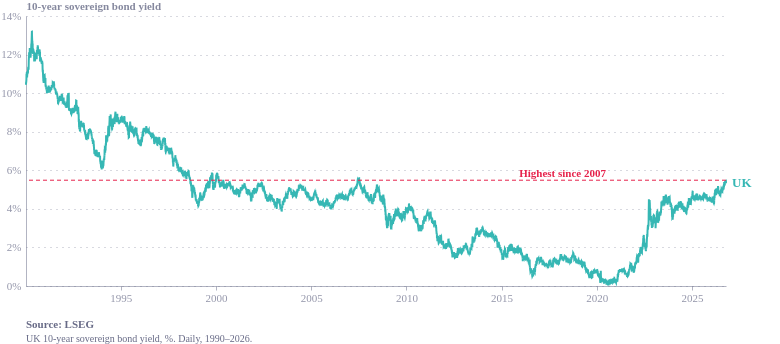

Notebook code cell kept with this figure:
### Code cell
import pandas as pd
import altair as alt
from ecostyles import EcoStyles

styles = EcoStyles(); styles.register_and_enable_theme()
alt.data_transformers.disable_max_rows()      # ~9,500 daily rows is over Altair's 5,000-row default

raw = pd.read_excel("../Data/10YT.xlsx")
raw = raw[~raw.iloc[:, 1].astype(str).str.strip().str.lower().eq("close")]

ric_to_country = {"GB10YT=RR":"United Kingdom","US10YT=RR":"United States","DE10YT=RR":"Germany",
    "FR10YT=RR":"France","IT10YT=RR":"Italy","JP10YT=RR":"Japan","CA10YT=RR":"Canada"}
raw = raw.rename(columns={raw.columns[0]:"date"})
raw.columns = ["date"] + [c.split(" ")[0] for c in raw.columns[1:]]
raw = raw.rename(columns=ric_to_country)

raw["date"] = pd.to_datetime(raw["date"], dayfirst=True, errors="coerce")
long = raw.melt(id_vars="date", var_name="country", value_name="yield")
long["yield"] = pd.to_numeric(long["yield"], errors="coerce")
long = long.dropna(subset=["date","yield"]).sort_values(["country","date"])

uk = long[long.country == "United Kingdom"].copy()
uk["series"] = "UK"
print(len(uk), uk["date"].min().date(), uk["date"].max().date())   # check the coverage

color = alt.Color("series:N", legend=None)

uk_line = alt.Chart(uk).mark_line(strokeWidth=2.0).encode(
    x=alt.X("date:T", axis=alt.Axis(format="%Y", tickCount=8), title=None),
    y=alt.Y("yield:Q", scale=alt.Scale(zero=True),
            title="10-year sovereign bond yield",
            axis=alt.Axis(labelExpr="datum.label + '%'")),
    color=color)

uk_label = alt.Chart(uk).mark_text(
    align="left", dx=6, fontSize=13, fontWeight="bold").encode(
    x=alt.X("date:T", aggregate="max"),
    y=alt.Y("yield:Q", aggregate={"argmax": "date"}),
    text=alt.value("UK"), color=color)

# recent peak + "highest since" year
recent = uk[uk["date"] >= "2022-01-01"]
peak_val = recent["yield"].max()
earlier = uk[(uk["date"] < "2021-01-01") & (uk["yield"] >= peak_val)]
since_label = (f"Highest since {earlier['date'].max().year}" if len(earlier)
               else f"Highest since {uk['date'].min().year}")
print(round(peak_val, 2), "|", since_label)                        # check this says what you expect

peak_rule = alt.Chart(pd.DataFrame({"y":[peak_val]})).mark_rule(
    color="#E6224B", strokeDash=[4,3], strokeWidth=1).encode(y="y:Q")

peak_txt = alt.Chart(pd.DataFrame({
    "date":[uk["date"].max()], "y":[peak_val], "t":[since_label]})).mark_text(
    align="right", dx=-120, dy=-6, fontSize=11, fontWeight="bold", color="#E6224B").encode(
    x="date:T", y="y:Q", text="t:N")

# --- interactive hover layer (notebook only) ---
hover = alt.selection_point(fields=["date"], nearest=True, on="mouseover", empty=False)
points = alt.Chart(uk).mark_circle(size=60, color="#179FDB").encode(
    x="date:T", y="yield:Q",
    opacity=alt.condition(hover, alt.value(1), alt.value(0)),
    tooltip=[alt.Tooltip("date:T", format="%d %b %Y"),
             alt.Tooltip("yield:Q", format=".2f", title="Yield %")]
).add_params(hover)

caption = alt.Title(
    text="Source: LSEG",
    subtitle=["UK 10-year sovereign bond yield, %. Daily, 1990–2026."],
    orient="bottom", anchor="start",
    fontSize=11, subtitleFontSize=10,
    color="#676A86", subtitleColor="#676A86", dy=12)

def finish(layers):
    return (layers.properties(width=700, height=270, padding={"right":28}, title=caption)
            .configure(background="white", font="Circular Std")
            .configure_view(fill="transparent", stroke="transparent"))

static = finish(uk_line + uk_label + peak_rule + peak_txt)             # for saving: no hover layer
interactive = finish(uk_line + uk_label + peak_rule + peak_txt + points)

styles.save(static, path=".", name="uk_yield", svg=True)
static.save("uk_yield.png", scale_factor=2)
interactive

### Figure 1 — Vega-Lite specification as saved in the notebook (floating-point values rounded to 4 significant figures; data arrays with more than 128 entries replaced by an {"elided": "..."} marker saying what was removed)
{"config": {"font": "Circular Std", "text": {"color": "#676A86", "align": "left", "baseline": "middle", "dx": 7, "dy": 0, "fontSize": 11}, "view": {"stroke": "transparent", "continuousWidth": 400, "continuousHeight": 300, "discreteWidth": 400, "discreteHeight": 300, "fill": "transparent"}, "range": {"category": ["#36B7B4", "#E6224B", "#F4C245", "#0063AF", "#00A767", "#179FDB", "#EB5C2E"], "diverging": ["#E6224B", "#E54753", "#C9C9C9", "#179FDB", "#122B39"], "heatmap": ["#C9C9C9", "#179FDB", "#0063AF", "#122B39"], "ordinal": ["#00A767", "#36B7B4", "#179FDB", "#0063AF", "#243B5A"]}, "bar": {"color": "#179fdb"}, "line": {"color": "#e6224b"}, "rule": {"color": "#676A86"}, "area": {"opacity": 0.3}, "point": {"filled": true, "size": 80, "color": "#e6224b", "opacity": 0.95}, "geoshape": {"stroke": "white", "strokeWidth": 0.3}, "rect": {"fill": "#d6d4d4", "opacity": 0.3}, "axis": {"labelColor": "#676A86", "labelFontSize": 11, "labelFont": "Circular Std", "labelOpacity": 0.7, "tickColor": "#676A86", "tickOpacity": 0.5, "domainColor": "#676A86", "domainOpacity": 0.5, "gridColor": "#676A86", "gridDash": [2, 2], "gridOpacity": 0.5, "title": null, "titleColor": "#676A86", "titleOpacity": 0.8, "tickSize": 4}, "axisXDiscrete": {"grid": false, "labelAngle": 0, "tickCount": 10, "tickOpacity": 0.5, "title": null}, "axisYDiscrete": {"ticks": false, "labelPadding": 5}, "axisXTemporal": {"grid": false, "ticks": true}, "axisXQuantitative": {"grid": true}, "axisYQuantitative": {"gridColor": "#676A86", "gridDash": [1, 5], "gridOpacity": 0.5, "ticks": false, "labelPadding": 5, "tickCount": 8, "titleAngle": 0, "titleAlign": "left", "titleBaseline": "bottom", "titleX": 0, "titleY": -5}, "title": {"color": "#676A86E6", "subtitleColor": "#676A86", "font": "Circular Std", "subtitleFont": "Circular Std", "anchor": "start", "fontSize": 14, "subtitleFontSize": 12, "subtitlePadding": 4, "offset": 0, "frame": "group"}, "legend": {"titleColor": "#122b39", "title": null, "labelColor": "#122b39", "labelFontSize": 11}, "background": "white"}, "layer": [{"mark": {"type": "line", "strokeWidth": 2.0}, "encoding": {"color": {"field": "series", "legend": null, "type": "nominal"}, "x": {"axis": {"format": "%Y", "tickCount": 8}, "field": "date", "title": null, "type": "temporal"}, "y": {"axis": {"labelExpr": "datum.label + '%'"}, "field": "yield", "scale": {"zero": true}, "title": "10-year sovereign bond yield", "type": "quantitative"}}}, {"mark": {"type": "text", "align": "left", "dx": 6, "fontSize": 13, "fontWeight": "bold"}, "encoding": {"color": {"field": "series", "legend": null, "type": "nominal"}, "text": {"value": "UK"}, "x": {"aggregate": "max", "field": "date", "type": "temporal"}, "y": {"aggregate": {"argmax": "date"}, "field": "yield", "type": "quantitative"}}}, {"data": {"name": "data-220d0a56d20275799e1dd4c295efb2d3"}, "mark": {"type": "rule", "color": "#E6224B", "strokeDash": [4, 3], "strokeWidth": 1}, "encoding": {"y": {"field": "y", "type": "quantitative"}}}, {"data": {"name": "data-14885ae0bb9a07045d0f530fb7ad6269"}, "mark": {"type": "text", "align": "right", "color": "#E6224B", "dx": -120, "dy": -6, "fontSize": 11, "fontWeight": "bold"}, "encoding": {"text": {"field": "t", "type": "nominal"}, "x": {"field": "date", "type": "temporal"}, "y": {"field": "y", "type": "quantitative"}}}, {"data": {"name": "data-c641d2112e5a93432d23ba7ff59b30bd"}, "mark": {"type": "circle", "color": "#179FDB", "size": 60}, "encoding": {"opacity": {"condition": {"param": "param_a239a2f221911962", "value": 1, "empty": false}, "value": 0}, "tooltip": [{"field": "date", "format": "%d %b %Y", "type": "temporal"}, {"field": "yield", "format": ".2f", "title": "Yield %", "type": "quantitative"}], "x": {"field": "date", "type": "temporal"}, "y": {"field": "yield", "type": "quantitative"}}, "name": "view_42844b2449f113aa_4"}], "data": {"name": "data-c641d2112e5a93432d23ba7ff59b30bd"}, "height": 270, "padding": {"right": 28}, "params": [{"name": "param_a239a2f221911962", "select": {"type": "point", "fields": ["date"], "nearest": true, "on": "mouseover"}, "views": ["view_42844b2449f113aa_4"]}], "title": {"text": "Source: LSEG", "anchor": "start", "color": "#676A86", "dy": 12, "fontSize": 11, "orient": "bottom", "subtitle": ["UK 10-year sovereign bond yield, %. Daily, 1990–2026."], "subtitleColor": "#676A86", "subtitleFontSize": 10}, "width": 700, "$schema": "https://vega.github.io/schema/vega-lite/v6.4.1.json", "datasets": {"data-c641d2112e5a93432d23ba7ff59b30bd": {"elided": "9237 records"}, "data-220d0a56d20275799e1dd4c295efb2d3": [{"y": 5.485}], "data-14885ae0bb9a07045d0f530fb7ad6269": [{"date": "2026-10-15T00:00:00", "y": 5.485, "t": "Highest since 2007"}]}}
